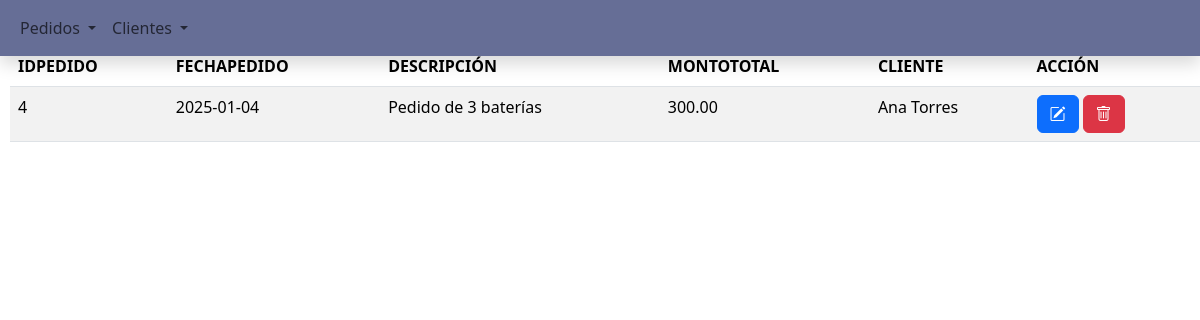
Page /listadoPedidos.php?lstCliente=4 on the committed database.
### tables this page shows
CREATE TABLE `Pedidos` (
  `id_pedido` int NOT NULL,
  `fecha_pedido` date NOT NULL,
  `descripcion_pedido` varchar(255) NOT NULL,
  `monto_total_pedido` decimal(10,2) NOT NULL,
  `id_cliente` int NOT NULL
);

CREATE TABLE `Clientes` (
  `id_cliente` int NOT NULL,
  `nombre_cliente` varchar(100) NOT NULL,
  `correo_cliente` varchar(100) NOT NULL,
  `direccion_cliente` varchar(255) NOT NULL
);

### listadoPedidos.php (the view, shortened to what this page needs)
<?php
$conexion = obtenerConexion();
if (isset($_GET['lstCliente'])) {
    $id_cliente = $_GET['lstCliente'];
    $sql = "SELECT p.*, c.nombre_cliente AS nombreCliente FROM Pedidos p INNER JOIN Clientes c ON p.id_cliente = c.id_cliente WHERE p.id_cliente = ? ORDER BY id_pedido ASC;";
    $stmt = $conexion->prepare($sql);
    $stmt->bind_param("i", $id_cliente);
    $stmt->execute();
    $resultado = $stmt->get_result();
} else {
    $sql = "SELECT p.*, c.nombre_cliente AS nombreCliente FROM Pedidos p INNER JOIN Clientes c ON p.id_cliente = c.id_cliente ORDER BY id_pedido ASC;";
    $resultado = mysqli_query($conexion, $sql);
}
$mensaje = "<h2 class='text-center'>Listado de Pedidos</h2>";
$mensaje .= "<table class='table table-striped'>";
$mensaje .= "<thead><tr><th>IDPEDIDO</th><th>FECHAPEDIDO</th><th>DESCRIPCIÓN</th><th>MONTOTOTAL</th><th>CLIENTE</th><th>ACCIÓN</th></tr></thead>";
$mensaje .= "<tbody>";
while ($fila = mysqli_fetch_assoc($resultado)) {
    $mensaje .= "<tr><td>" . $fila['id_pedido'] . "</td>";
    $mensaje .= "<td>" . $fila['fecha_pedido'] . "</td>";
    $mensaje .= "<td>" . $fila['descripcion_pedido'] . "</td>";
    $mensaje .= "<td>" . $fila['monto_total_pedido'] . "</td>";
    $mensaje .= "<td>" . $fila['nombreCliente'] . "</td>";
    $mensaje .= "<td><form class='d-inline me-1' action='editarPedido.php' method='post'>";
    $mensaje .= "<input type='hidden' name='pedido' value='" . htmlspecialchars(json_encode($fila), ENT_QUOTES) . "' />";
    $mensaje .= "<button name='Editar' class='btn btn-primary'><i class='bi bi-pencil-square'></i></button></form>";
    $mensaje .= "<form class='d-inline' action='procesoBorrarPedido.php' method='post'>";
    $mensaje .= "<input type='hidden' name='id_pedido' value='" . $fila['id_pedido']  . "' />";
    $mensaje .= "<button name='Borrar' class='btn btn-danger'><i class='bi bi-trash'></i></button></form>";
    $mensaje .= "</td></tr>";
}
$mensaje .= "</tbody></table>";
echo $mensaje;
?>

### rows in the picture
pedidos: id_pedido "4", fecha_pedido "2025-01-04", descripcion_pedido "Pedido de 3 baterías", monto_total_pedido "300.00", id_cliente.nombre_cliente "Ana Torres"
